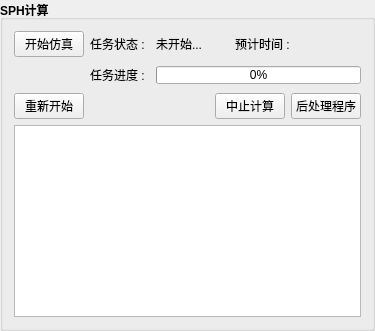
      <widget class="QGroupBox" name="sphtask">
       <property name="sizePolicy">
        <sizepolicy hsizetype="Preferred" vsizetype="Preferred">
         <horstretch>0</horstretch>
         <verstretch>0</verstretch>
        </sizepolicy>
       </property>
       <property name="maximumSize">
        <size>
         <width>16777215</width>
         <height>30000</height>
        </size>
       </property>
       <property name="font">
        <font>
         <bold>true</bold>
        </font>
       </property>
       <property name="title">
        <string>SPH计算</string>
       </property>
       <layout class="QHBoxLayout" name="horizontalLayout_28">
        <item>
         <layout class="QVBoxLayout" name="verticalLayout_6">
          <property name="leftMargin">
           <number>0</number>
          </property>
          <item>
           <layout class="QHBoxLayout" name="horizontalLayout_5">
            <item>
             <widget class="QPushButton" name="sphtask_btn_start">
              <property name="minimumSize">
               <size>
                <width>70</width>
                <height>0</height>
               </size>
              </property>
              <property name="maximumSize">
               <size>
                <width>70</width>
                <height>16777215</height>
               </size>
              </property>
              <property name="font">
               <font>
                <pointsize>9</pointsize>
                <bold>false</bold>
               </font>
              </property>
              <property name="text">
               <string>开始仿真</string>
              </property>
             </widget>
            </item>
            <item>
             <widget class="QLabel" name="label_11">
              <property name="minimumSize">
               <size>
                <width>60</width>
                <height>24</height>
               </size>
              </property>
              <property name="maximumSize">
               <size>
                <width>60</width>
                <height>24</height>
               </size>
              </property>
              <property name="font">
               <font>
                <pointsize>9</pointsize>
                <bold>false</bold>
               </font>
              </property>
              <property name="text">
               <string>任务状态 : </string>
              </property>
             </widget>
            </item>
            <item>
             <widget class="QLabel" name="sphtask_state">
              <property name="minimumSize">
               <size>
                <width>60</width>
                <height>24</height>
               </size>
              </property>
              <property name="maximumSize">
               <size>
                <width>150</width>
                <height>24</height>
               </size>
              </property>
              <property name="font">
               <font>
                <pointsize>9</pointsize>
                <bold>false</bold>
               </font>
              </property>
              <property name="text">
               <string>未开始...</string>
              </property>
             </widget>
            </item>
            <item>
             <widget class="QLabel" name="label_56">
              <property name="minimumSize">
               <size>
                <width>2</width>
                <height>16</height>
               </size>
              </property>
              <property name="maximumSize">
               <size>
                <width>20</width>
                <height>100</height>
               </size>
              </property>
              <property name="font">
               <font>
                <pointsize>9</pointsize>
                <bold>false</bold>
               </font>
              </property>
              <property name="text">
               <string/>
              </property>
             </widget>
            </item>
            <item>
             <widget class="QLabel" name="label_42">
              <property name="minimumSize">
               <size>
                <width>60</width>
                <height>0</height>
               </size>
              </property>
              <property name="maximumSize">
               <size>
                <width>60</width>
                <height>16777215</height>
               </size>
              </property>
              <property name="font">
               <font>
                <pointsize>9</pointsize>
                <bold>false</bold>
               </font>
              </property>
              <property name="text">
               <string>预计时间 : </string>
              </property>
             </widget>
            </item>
            <item>
             <widget class="QLabel" name="sphtask_endtime">
              <property name="minimumSize">
               <size>
                <width>60</width>
                <height>24</height>
               </size>
              </property>
              <property name="maximumSize">
               <size>
                <width>200</width>
                <height>24</height>
               </size>
              </property>
              <property name="font">
               <font>
                <pointsize>9</pointsize>
                <bold>false</bold>
               </font>
              </property>
              <property name="text">
               <string/>
              </property>
             </widget>
            </item>
           </layout>
          </item>
          <item>
           <layout class="QHBoxLayout" name="horizontalLayout_21">
            <item>
             <widget class="QLabel" name="label_54">
              <property name="minimumSize">
               <size>
                <width>70</width>
                <height>16</height>
               </size>
              </property>
              <property name="maximumSize">
               <size>
                <width>70</width>
                <height>100</height>
               </size>
              </property>
              <property name="font">
               <font>
                <pointsize>9</pointsize>
                <bold>false</bold>
               </font>
              </property>
              <property name="text">
               <string/>
              </property>
             </widget>
            </item>
            <item>
             <widget class="QLabel" name="label_53">
              <property name="minimumSize">
               <size>
                <width>60</width>
                <height>24</height>
               </size>
              </property>
              <property name="maximumSize">
               <size>
                <width>60</width>
                <height>24</height>
               </size>
              </property>
              <property name="font">
               <font>
                <pointsize>9</pointsize>
                <bold>false</bold>
               </font>
              </property>
              <property name="text">
               <string>任务进度 : </string>
              </property>
             </widget>
            </item>
            <item>
             <widget class="QProgressBar" name="sphtask_progressBar">
              <property name="minimumSize">
               <size>
                <width>50</width>
                <height>18</height>
               </size>
              </property>
              <property name="maximumSize">
               <size>
                <width>30000</width>
                <height>18</height>
               </size>
              </property>
              <property name="font">
               <font>
                <pointsize>9</pointsize>
                <bold>false</bold>
               </font>
              </property>
              <property name="value">
               <number>0</number>
              </property>
             </widget>
            </item>
           </layout>
          </item>
          <item>
           <layout class="QHBoxLayout" name="horizontalLayout_29">
            <item>
             <widget class="QPushButton" name="sphtask_btn_restart">
              <property name="minimumSize">
               <size>
                <width>70</width>
                <height>0</height>
               </size>
              </property>
              <property name="maximumSize">
               <size>
                <width>70</width>
                <height>16777215</height>
               </size>
              </property>
              <property name="font">
               <font>
                <pointsize>9</pointsize>
                <bold>false</bold>
               </font>
              </property>
              <property name="text">
               <string>重新开始</string>
              </property>
             </widget>
            </item>
            <item>
             <widget class="QLabel" name="label_90">
              <property name="minimumSize">
               <size>
                <width>70</width>
                <height>16</height>
               </size>
              </property>
              <property name="maximumSize">
               <size>
                <width>30000</width>
                <height>100</height>
               </size>
              </property>
              <property name="font">
               <font>
                <pointsize>9</pointsize>
                <bold>false</bold>
               </font>
              </property>
              <property name="text">
               <string/>
              </property>
             </widget>
            </item>
            <item>
             <widget class="QPushButton" name="sphtask_btn_end">
              <property name="minimumSize">
               <size>
                <width>70</width>
                <height>0</height>
               </size>
              </property>
              <property name="maximumSize">
               <size>
                <width>70</width>
                <height>16777215</height>
               </size>
              </property>
              <property name="font">
               <font>
                <pointsize>9</pointsize>
                <bold>false</bold>
               </font>
              </property>
              <property name="text">
               <string>中止计算</string>
              </property>
             </widget>
            </item>
            <item>
             <widget class="QPushButton" name="sphtask_btn_post">
              <property name="minimumSize">
               <size>
                <width>70</width>
                <height>0</height>
               </size>
              </property>
              <property name="maximumSize">
               <size>
                <width>70</width>
                <height>16777215</height>
               </size>
              </property>
              <property name="font">
               <font>
                <pointsize>9</pointsize>
                <bold>false</bold>
               </font>
              </property>
              <property name="text">
               <string>后处理程序</string>
              </property>
             </widget>
            </item>
           </layout>
          </item>
          <item>
           <widget class="QPlainTextEdit" name="sphtask_plainTextEdit">
            <property name="maximumSize">
             <size>
              <width>30000</width>
              <height>1000</height>
             </size>
            </property>
            <property name="font">
             <font>
              <pointsize>9</pointsize>
              <bold>false</bold>
             </font>
            </property>
            <property name="textInteractionFlags">
             <set>Qt::TextSelectableByKeyboard|Qt::TextSelectableByMouse</set>
            </property>
           </widget>
          </item>
         </layout>
        </item>
       </layout>
      </widget>
